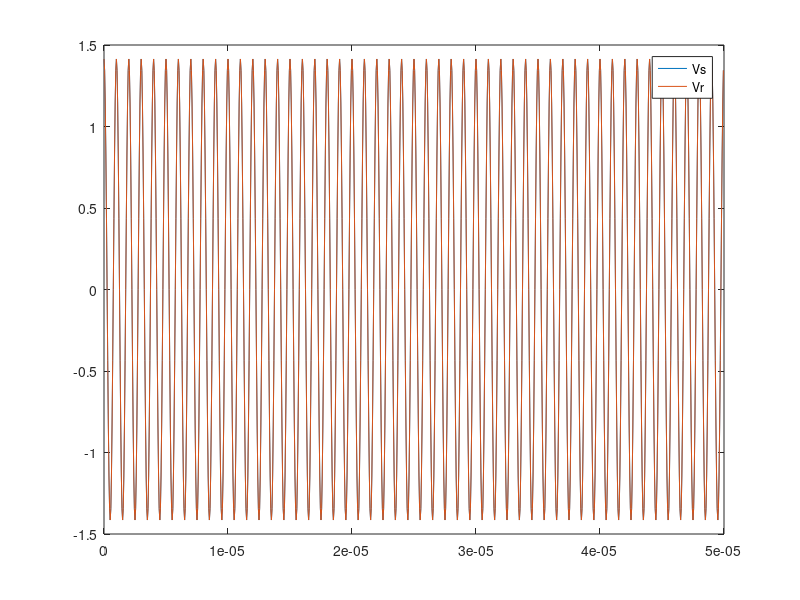
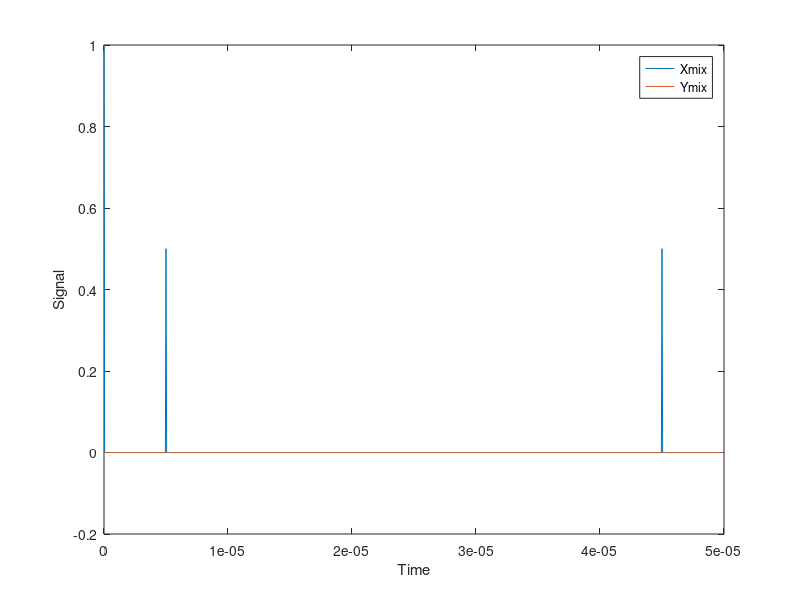
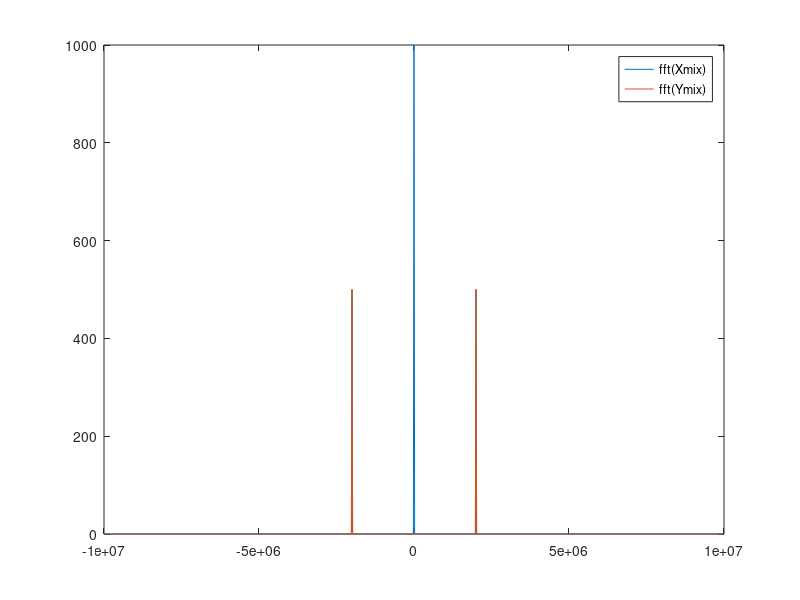
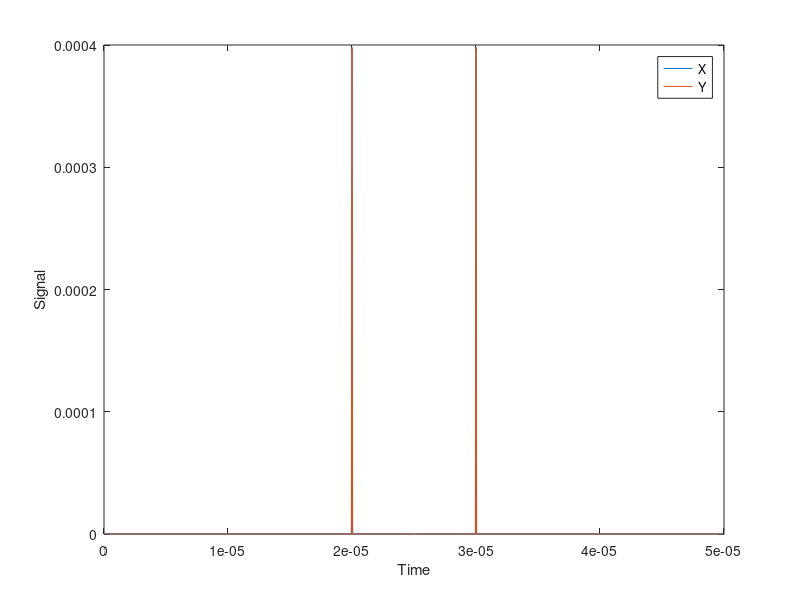

MATLAB code for these plots, in order:
%% Code for getting I and Q
close all
Fs = 20e6; % Sampling rate
Ts = 1/Fs; % Time increment per point
theta = 0;

% Create sine and cosine waves
N = 1000;
tstep = Ts;
ftbase = (0:N) * Fs/N; % Fs*(0:tstep:N);

t = (0:N-1)*Ts;
Vs = sqrt(2)*1*cos(2*pi*1e6*t+theta)+0*randn(1,N);
Vr = sqrt(2)*cos(2*pi*1e6*t)-1i*sqrt(2)*sin(2*pi*1e6*t);
figure
plot(t,Vs)
hold on
plot(t,real(Vr))
hold off
legend('Vs','Vr')

S = 0.5*cos(2*pi*1e6*t)+0.05*randn(1,N);

% figure
% plot((-N/2:N/2-1)*Fs/N,abs(fftshift(fft(S))))

% imix0 = zeros(2, N);
sine = sin(2*pi*1e6*t);
cosine = cos(2*pi*1e6*t);

Xmix = zeros(1,N); % Vs.*real(Vr); % S.*cosine;
Ymix = zeros(1,N); % Vs.*imag(Vr); % S.*sine;

for i = 1:N
    Xmix(i) = fft(Vs(i)).*fft(real(Vr(i)));
    Ymix(i) = fft(Vs(i)).*fft(imag(Vr(i)));
end

figure;
plot(t, ifft(Xmix));
hold on;
plot(t, ifft(Ymix));
hold off;
xlabel('Time');
ylabel('Signal');
legend('Xmix', 'Ymix');

figure
plot((-N/2:N/2-1)*Fs/N,abs(fftshift(fft(Xmix))))
hold on
plot((-N/2:N/2-1)*Fs/N,abs(fftshift(fft(Ymix))))
hold off
legend('fft(Xmix)','fft(Ymix)')

% hanning = zeros(1,N);
% 
% for i = 1:N
%     hanning(i) = 0.5*(1-cos(2*pi*i/N));
% end
% 
% h = zeros(1,70);
% 
% for i = 1:70
%     h(i) = 0.5*(1-cos(1i*2*pi/70));
% end

% X = ifft(fft(Xmix).*fft(hanning));
% Y = ifft(fft(Ymix).*fft(hanning));

tau = 0.1;

n = 1; % Filter stages
X = zeros(1,N);
Y = zeros(1,N);
col = 1;

X_fft = fftshift(fft(Xmix));
Y_fft = fftshift(fft(Ymix));

for f = (-N/2:N/2-1)*Fs/N
    X(col) = ifft(X_fft(col).*((1/(1i*2*pi*f*tau))^n));
    Y(col) = ifft(Y_fft(col).*((1/(1i*2*pi*f*tau))^n));
    col = col+1;
end

figure;
plot(t, abs(X));
hold on;
plot(t, abs(Y));
hold off;
xlabel('Time');
ylabel('Signal');
legend('X', 'Y');

R = sqrt(X.^2+Y.^2);
phi = atand(Y./X);

% figure;
% plot(t, R);
% hold on;
% plot(t, phi);
% hold off;
% xlabel('Time');
% ylabel('Signal');
% legend('R', '\phi');

% for i = 1:N
%     imix0(1,i) = cosine(i);
%     imix0(2,i) = sine(i);
% end
% 
% hann = zeros(1, N);
% 
% for i = 1:N
%     hann(i) = 0.5*(1-cos(2*pi*i/N));
% end
% 
% imix0 = imix0.*hann;
% 
% qmix0 = zeros(2, N);
% qmix0(1,:) = imix0(2,:).*(-1);
% qmix0(2,:) = imix0(1,:);
% 
% imix = reshape(imix0,2*N,1);
% qmix = reshape(qmix0,2*N,1);
% 
% iqout = zeros(1,samplesPerRecord);
% 
% for j = 1:samplesPerRecord
%     I = sum(P2(j).*imix);
%     Q = sum(P2(j).*qmix);
%     iqout(j) = complex(I,Q);
% end
% 
% figure
% plot(real(iqout))